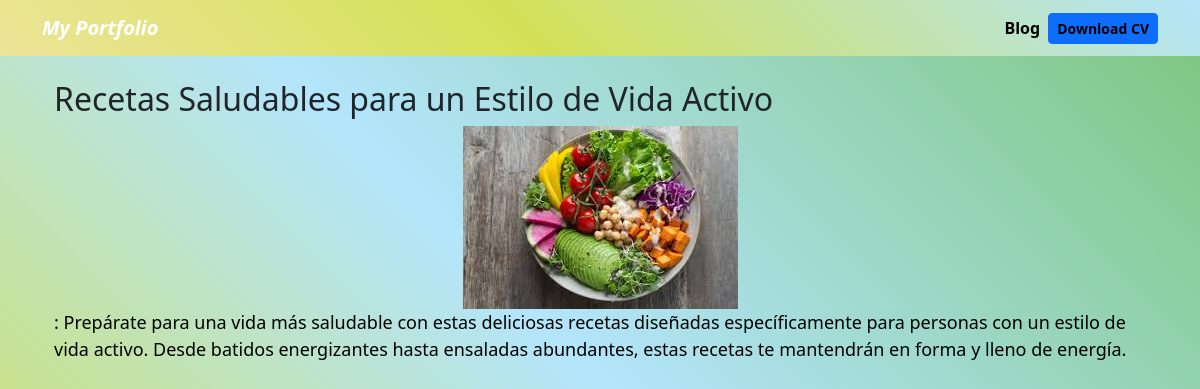
The page /blog/7 on the database its author committed.
### blog/models.py (models this page shows)
class Publicaciones(models.Model):
    title = models.CharField(max_length=100)
    descripcion = models.TextField()
    imagen = models.ImageField(upload_to="blog/images")
    fecha = models.DateField(default=datetime.date.today)

### blog/views.py (the view)
# urls.py: path("<int:publicacion_id>",publicacion_detail,name="publicacion_detail"),
def publicacion_detail(request,publicacion_id):
    publicacion = get_object_or_404(Publicaciones,pk=publicacion_id)
    return render(request,"publicacion_detail.html",{"publicacion":publicacion})

### blog/templates/publicacion_detail.html
{% extends 'layout.html' %}
{% block content %}
<h2 class="text-dark titulo-blog">{{publicacion.title}}</h2>
<div style="text-align: center;">
    <img src="{{publicacion.imagen.url}}" alt="{{publicacion.title}}" class="imagenblog">
</div>
<p class="descripcion-blog">{{publicacion.descripcion|safe}}</p>
{% endblock content %}

### portafolio/static/main.css (style rules this page uses)
body { background: linear-gradient(45deg, #f3e5ab, #d4e157, #b3e5fc, #81c784, #fff59d, #ffcc80, #ffab91, #80deea); background-size: 400% 400%; animation: gradientAnimation 15s ease infinite; }
.titulo-blog { display: flex; justify-content: left; }
.descripcion-blog { font-size: 18px; color:black; text-align: start; }

### rows shown on the page
Publicaciones: title "Recetas Saludables para un Estilo de Vida Activo", imagen (picture), descripcion ": Prepárate para una vida más saludable con estas deliciosas recetas diseñadas específicamente para personas con un estilo de vida activo. Desde batidos energizantes hasta ensaladas abundantes, estas recetas te mantendrán en forma y lleno de energía."
